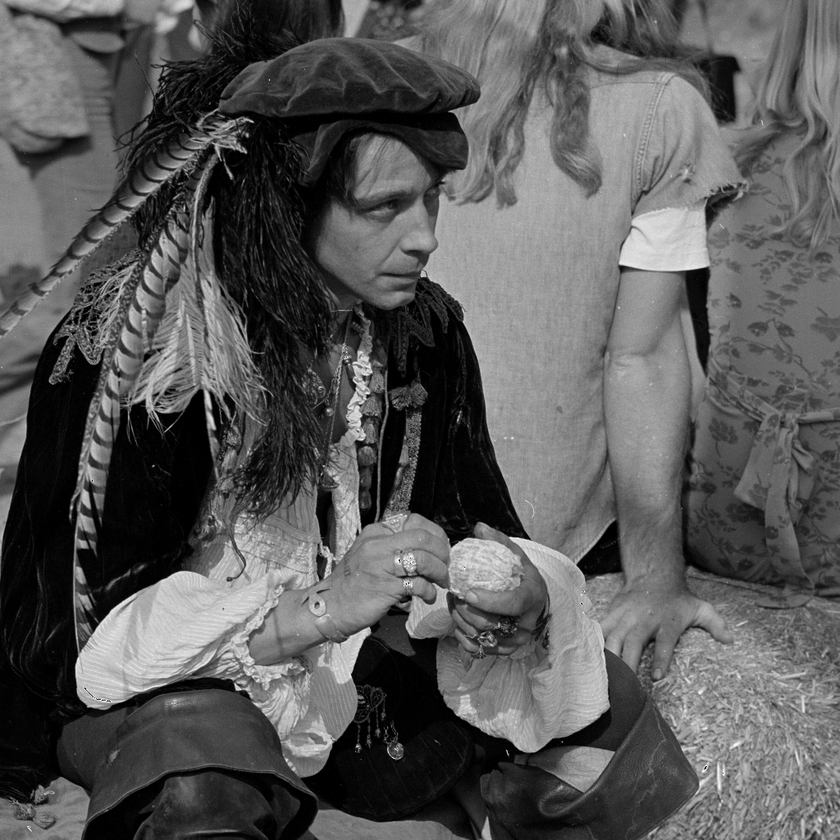
#> input picture misc/5.3.01.tiff, 840 x 840 px, shrunk from 1024 x 1024 before the run, found by its file name
$ python 3_3_highpass_gray.py
#> lines starting #> are read from the running program, lines starting #| are printed output that depends on the picture
import numpy as np
import matplotlib.pyplot as plt
from skimage import io
from scipy.ndimage import convolve

img = io.imread('C:/Users/ASUS/Desktop/Python3/misc/5.3.01.tiff')
#> img is the input picture: shape (840, 840); min 0, max 255, mean 89
high_pass_kernel = np.array([[0, -1, 0],
                             [-1, 4, -1],
                             [0, -1, 0]])
img_high = convolve(img, high_pass_kernel)
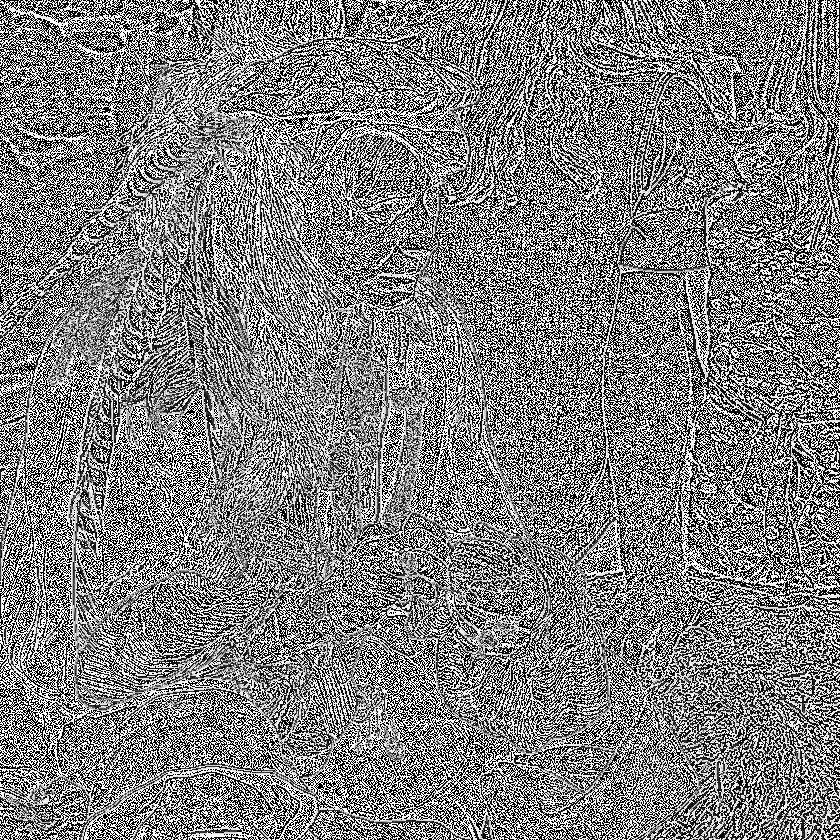
#> img_high: shape (840, 840); min 0, max 255, mean 128

fig, axes = plt.subplots(1, 2, figsize=(10, 4))
axes[0].imshow(img, cmap='gray')
axes[0].set_title('Original Grayscale')
axes[0].axis('off')

axes[1].imshow(img_high, cmap='gray')
axes[1].set_title('High-Pass Filtered')
axes[1].axis('off')

plt.tight_layout()
plt.show()
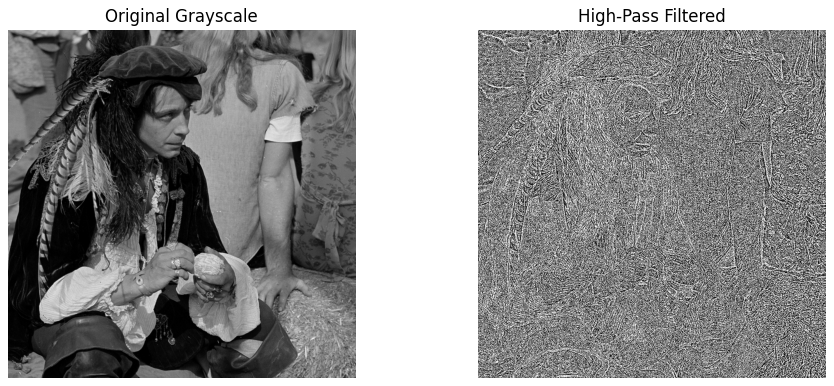
#> figure drawn by matplotlib, 2 panels
